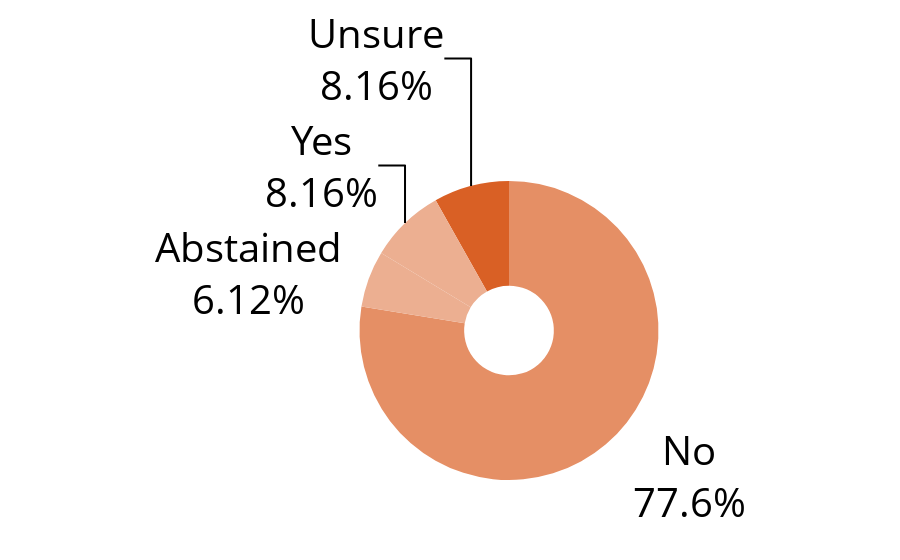

Write notebook code for a chart like this one.
### Markdown cell above
# Slide 9 - Do you regret drugs or alcohol?

### Code cell
labels = ['Unsure', 'No', 'Yes', 'Abstained']
values = [8.16, 77.55, 8.16, 6.12]
colors = ['rgb(217,96,37)', 'rgb(229,143,101)', 'rgb(236,175,145)', 'rgb(236,175,145)']
fig = go.Figure(data=[go.Pie(labels=labels, values=values, textinfo='label+percent', textfont_size=40,
                             insidetextorientation='radial', marker_colors=colors, textfont_color='#000000', hole=.3
                            )])
fig.update(layout_showlegend=False)
iplot(fig)
fig.write_image("presentationImages/SOCIAL_S9_DrinkingDrugsRegret_MonoColors.png", width=800, height=800)

### Figure 1 — Plotly figure (JSON) as saved in the notebook; plotly's stock layout.template omitted (floating-point values rounded to 4 significant figures)
{"data": [{"hole": 0.3, "insidetextorientation": "radial", "labels": ["Unsure", "No", "Yes", "Abstained"], "marker": {"colors": ["rgb(217,96,37)", "rgb(229,143,101)", "rgb(236,175,145)", "rgb(236,175,145)"]}, "textfont": {"color": "#000000", "size": 40}, "textinfo": "label+percent", "type": "pie", "values": [8.16, 77.55, 8.16, 6.12]}], "layout": {"showlegend": false}}
